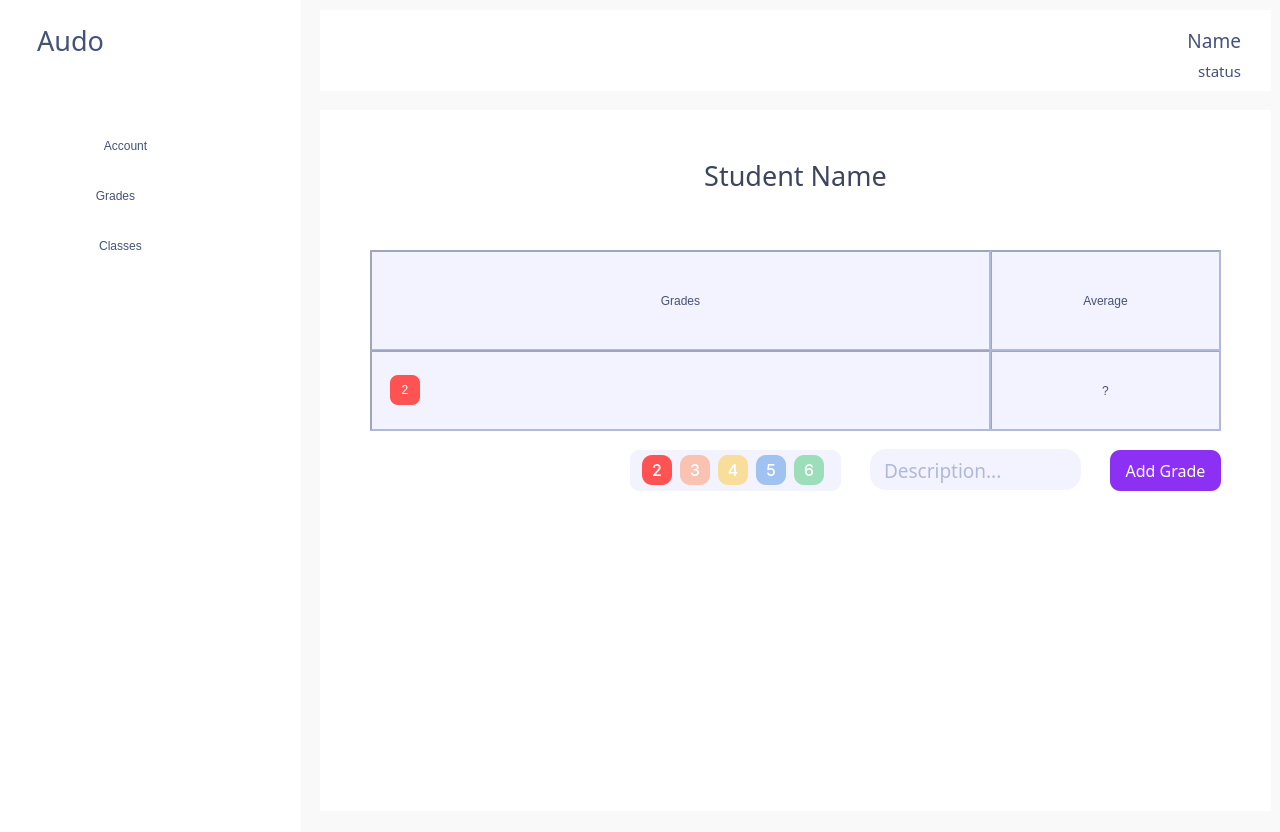
<?xml version="1.0" encoding="UTF-8"?>
<ui version="4.0">
 <class>Grades</class>
 <widget class="QWidget" name="Grades">
  <property name="geometry">
   <rect>
    <x>0</x>
    <y>0</y>
    <width>1280</width>
    <height>832</height>
   </rect>
  </property>
  <property name="minimumSize">
   <size>
    <width>1280</width>
    <height>832</height>
   </size>
  </property>
  <property name="maximumSize">
   <size>
    <width>1280</width>
    <height>832</height>
   </size>
  </property>
  <property name="baseSize">
   <size>
    <width>1280</width>
    <height>832</height>
   </size>
  </property>
  <property name="windowTitle">
   <string>Form</string>
  </property>
  <property name="styleSheet">
   <string notr="true">background-color: #F9F9F9;
</string>
  </property>
  <widget class="QLabel" name="AccountFrame">
   <property name="geometry">
    <rect>
     <x>320</x>
     <y>10</y>
     <width>951</width>
     <height>81</height>
    </rect>
   </property>
   <property name="styleSheet">
    <string notr="true">background-color: #FFFFFF;
box-shadow: 10px 10px 5px 12px black;</string>
   </property>
   <property name="frameShadow">
    <enum>QFrame::Plain</enum>
   </property>
   <property name="text">
    <string/>
   </property>
  </widget>
  <widget class="QLabel" name="Name">
   <property name="geometry">
    <rect>
     <x>1020</x>
     <y>20</y>
     <width>221</width>
     <height>41</height>
    </rect>
   </property>
   <property name="font">
    <font>
     <family>Roboto Serif</family>
     <pointsize>14</pointsize>
    </font>
   </property>
   <property name="styleSheet">
    <string notr="true">background: none;
background-color: rgba(255, 255, 255, 0);
color: #445178;</string>
   </property>
   <property name="text">
    <string>Name</string>
   </property>
   <property name="alignment">
    <set>Qt::AlignRight|Qt::AlignTrailing|Qt::AlignVCenter</set>
   </property>
  </widget>
  <widget class="QLabel" name="GradeFrame">
   <property name="geometry">
    <rect>
     <x>320</x>
     <y>110</y>
     <width>951</width>
     <height>701</height>
    </rect>
   </property>
   <property name="styleSheet">
    <string notr="true">background-color: #FFFFFF;</string>
   </property>
   <property name="text">
    <string/>
   </property>
  </widget>
  <widget class="QLabel" name="StudentName">
   <property name="geometry">
    <rect>
     <x>370</x>
     <y>150</y>
     <width>851</width>
     <height>51</height>
    </rect>
   </property>
   <property name="font">
    <font>
     <family>Roboto Serif</family>
     <pointsize>20</pointsize>
     <italic>false</italic>
     <fontweight>Medium</fontweight>
    </font>
   </property>
   <property name="styleSheet">
    <string notr="true">background: none;
background-color: rgba(255, 255, 255, 0);
color: #3D4460;
font: 500 20pt &quot;Roboto Serif&quot;;</string>
   </property>
   <property name="text">
    <string>Student Name</string>
   </property>
   <property name="alignment">
    <set>Qt::AlignCenter</set>
   </property>
  </widget>
  <widget class="QFrame" name="GradeTable">
   <property name="geometry">
    <rect>
     <x>370</x>
     <y>250</y>
     <width>851</width>
     <height>181</height>
    </rect>
   </property>
   <property name="styleSheet">
    <string notr="true">background-color: #F3F3FF;
border-style: inset;
border-width: 2px;
border-color: rgba(68, 81, 120, 123);</string>
   </property>
   <property name="frameShape">
    <enum>QFrame::NoFrame</enum>
   </property>
   <property name="frameShadow">
    <enum>QFrame::Plain</enum>
   </property>
   <widget class="QFrame" name="AverageFullFrame">
    <property name="geometry">
     <rect>
      <x>620</x>
      <y>0</y>
      <width>231</width>
      <height>181</height>
     </rect>
    </property>
    <property name="styleSheet">
     <string notr="true">background-color: #F3F3FF;
border-style: inset;
border-width: 2px;
border-color: rgba(68, 81, 120, 123);</string>
    </property>
    <property name="frameShape">
     <enum>QFrame::NoFrame</enum>
    </property>
    <property name="frameShadow">
     <enum>QFrame::Plain</enum>
    </property>
    <widget class="QFrame" name="AverageFrame">
     <property name="geometry">
      <rect>
       <x>0</x>
       <y>100</y>
       <width>231</width>
       <height>81</height>
      </rect>
     </property>
     <property name="styleSheet">
      <string notr="true">background-color: #F3F3FF;
border-style: inset;
border-width: 2px;
border-color: rgba(68, 81, 120, 123);</string>
     </property>
     <property name="frameShape">
      <enum>QFrame::NoFrame</enum>
     </property>
     <property name="frameShadow">
      <enum>QFrame::Plain</enum>
     </property>
     <widget class="QLabel" name="AverageGrade">
      <property name="geometry">
       <rect>
        <x>0</x>
        <y>0</y>
        <width>231</width>
        <height>81</height>
       </rect>
      </property>
      <property name="styleSheet">
       <string notr="true">font: 500 16pt &quot;Inter&quot;;
color: #445178;</string>
      </property>
      <property name="text">
       <string>?</string>
      </property>
      <property name="alignment">
       <set>Qt::AlignCenter</set>
      </property>
     </widget>
    </widget>
    <widget class="QLabel" name="Average">
     <property name="geometry">
      <rect>
       <x>0</x>
       <y>0</y>
       <width>231</width>
       <height>101</height>
      </rect>
     </property>
     <property name="styleSheet">
      <string notr="true">color: #445178;
font: 600 16pt &quot;Inter&quot;;</string>
     </property>
     <property name="text">
      <string>Average</string>
     </property>
     <property name="alignment">
      <set>Qt::AlignCenter</set>
     </property>
    </widget>
   </widget>
   <widget class="QLabel" name="GradesLabel">
    <property name="geometry">
     <rect>
      <x>0</x>
      <y>0</y>
      <width>621</width>
      <height>101</height>
     </rect>
    </property>
    <property name="styleSheet">
     <string notr="true">color: #445178;
font: 600 16pt &quot;Inter&quot;;</string>
    </property>
    <property name="text">
     <string>Grades</string>
    </property>
    <property name="alignment">
     <set>Qt::AlignCenter</set>
    </property>
   </widget>
   <widget class="QFrame" name="GradeList">
    <property name="geometry">
     <rect>
      <x>0</x>
      <y>100</y>
      <width>621</width>
      <height>81</height>
     </rect>
    </property>
    <property name="styleSheet">
     <string notr="true">background-color: #F3F3FF;
border-style: inset;
border-width: 2px;
border-color: rgba(68, 81, 120, 123);</string>
    </property>
    <property name="frameShape">
     <enum>QFrame::NoFrame</enum>
    </property>
    <property name="frameShadow">
     <enum>QFrame::Plain</enum>
    </property>
    <widget class="QWidget" name="horizontalLayoutWidget_2">
     <property name="geometry">
      <rect>
       <x>0</x>
       <y>0</y>
       <width>621</width>
       <height>81</height>
      </rect>
     </property>
     <layout class="QHBoxLayout" name="GradeLayout">
      <property name="spacing">
       <number>10</number>
      </property>
      <property name="leftMargin">
       <number>20</number>
      </property>
      <property name="rightMargin">
       <number>20</number>
      </property>
      <item>
       <widget class="QLabel" name="Grade1">
        <property name="minimumSize">
         <size>
          <width>30</width>
          <height>30</height>
         </size>
        </property>
        <property name="maximumSize">
         <size>
          <width>30</width>
          <height>30</height>
         </size>
        </property>
        <property name="baseSize">
         <size>
          <width>30</width>
          <height>30</height>
         </size>
        </property>
        <property name="styleSheet">
         <string notr="true">color: #FFFFFF;
background-color: rgb(255, 82, 82);
border: none;
border-radius: 8px;
font: 500 12pt &quot;Inter&quot;;</string>
        </property>
        <property name="text">
         <string>2</string>
        </property>
        <property name="alignment">
         <set>Qt::AlignCenter</set>
        </property>
       </widget>
      </item>
      <item>
       <spacer name="GradeSpacer">
        <property name="orientation">
         <enum>Qt::Horizontal</enum>
        </property>
        <property name="sizeHint" stdset="0">
         <size>
          <width>40</width>
          <height>20</height>
         </size>
        </property>
       </spacer>
      </item>
     </layout>
    </widget>
   </widget>
  </widget>
  <widget class="QFrame" name="AddGradesFrame">
   <property name="geometry">
    <rect>
     <x>630</x>
     <y>450</y>
     <width>211</width>
     <height>41</height>
    </rect>
   </property>
   <property name="styleSheet">
    <string notr="true">background-color: #F3F3FF;
border-radius: 10px;</string>
   </property>
   <property name="frameShape">
    <enum>QFrame::NoFrame</enum>
   </property>
   <property name="frameShadow">
    <enum>QFrame::Plain</enum>
   </property>
   <property name="lineWidth">
    <number>0</number>
   </property>
   <widget class="QWidget" name="horizontalLayoutWidget">
    <property name="geometry">
     <rect>
      <x>0</x>
      <y>0</y>
      <width>211</width>
      <height>41</height>
     </rect>
    </property>
    <layout class="QHBoxLayout" name="AddGradesLayout">
     <property name="leftMargin">
      <number>10</number>
     </property>
     <property name="rightMargin">
      <number>10</number>
     </property>
     <item>
      <widget class="QPushButton" name="Add2">
       <property name="minimumSize">
        <size>
         <width>30</width>
         <height>30</height>
        </size>
       </property>
       <property name="maximumSize">
        <size>
         <width>30</width>
         <height>30</height>
        </size>
       </property>
       <property name="font">
        <font>
         <family>Inter</family>
         <pointsize>12</pointsize>
         <italic>false</italic>
         <fontweight>Medium</fontweight>
        </font>
       </property>
       <property name="styleSheet">
        <string notr="true">color: #FFFFFF;
background-color: rgb(255, 82, 82);
font: 500 12pt &quot;Inter&quot;;</string>
       </property>
       <property name="text">
        <string>2</string>
       </property>
      </widget>
     </item>
     <item>
      <widget class="QPushButton" name="Add6">
       <property name="minimumSize">
        <size>
         <width>30</width>
         <height>30</height>
        </size>
       </property>
       <property name="maximumSize">
        <size>
         <width>30</width>
         <height>30</height>
        </size>
       </property>
       <property name="font">
        <font>
         <family>Inter</family>
         <pointsize>12</pointsize>
         <italic>false</italic>
         <fontweight>Medium</fontweight>
        </font>
       </property>
       <property name="styleSheet">
        <string notr="true">color: #FFFFFF;
background-color: rgba(255, 141, 93, 123);
font: 500 12pt &quot;Inter&quot;;</string>
       </property>
       <property name="text">
        <string>3</string>
       </property>
      </widget>
     </item>
     <item>
      <widget class="QPushButton" name="Add5">
       <property name="minimumSize">
        <size>
         <width>30</width>
         <height>30</height>
        </size>
       </property>
       <property name="maximumSize">
        <size>
         <width>30</width>
         <height>30</height>
        </size>
       </property>
       <property name="font">
        <font>
         <family>Inter</family>
         <pointsize>12</pointsize>
         <italic>false</italic>
         <fontweight>Medium</fontweight>
        </font>
       </property>
       <property name="styleSheet">
        <string notr="true">color: #FFFFFF;
background-color: rgba(255, 197, 48, 123);
font: 500 12pt &quot;Inter&quot;;</string>
       </property>
       <property name="text">
        <string>4</string>
       </property>
      </widget>
     </item>
     <item>
      <widget class="QPushButton" name="Add4">
       <property name="minimumSize">
        <size>
         <width>30</width>
         <height>30</height>
        </size>
       </property>
       <property name="maximumSize">
        <size>
         <width>30</width>
         <height>30</height>
        </size>
       </property>
       <property name="font">
        <font>
         <family>Inter</family>
         <pointsize>12</pointsize>
         <italic>false</italic>
         <fontweight>Medium</fontweight>
        </font>
       </property>
       <property name="styleSheet">
        <string notr="true">color: #FFFFFF;
background-color: rgba(70, 142, 227, 123);
font: 500 12pt &quot;Inter&quot;;</string>
       </property>
       <property name="text">
        <string>5</string>
       </property>
      </widget>
     </item>
     <item>
      <widget class="QPushButton" name="Add3">
       <property name="minimumSize">
        <size>
         <width>30</width>
         <height>30</height>
        </size>
       </property>
       <property name="maximumSize">
        <size>
         <width>30</width>
         <height>30</height>
        </size>
       </property>
       <property name="font">
        <font>
         <family>Inter</family>
         <pointsize>12</pointsize>
         <italic>false</italic>
         <fontweight>Medium</fontweight>
        </font>
       </property>
       <property name="styleSheet">
        <string notr="true">color: #FFFFFF;
background-color: rgba(63, 198, 109, 123);
font: 500 12pt &quot;Inter&quot;;</string>
       </property>
       <property name="text">
        <string>6</string>
       </property>
      </widget>
     </item>
    </layout>
   </widget>
  </widget>
  <widget class="QTextEdit" name="Description">
   <property name="geometry">
    <rect>
     <x>880</x>
     <y>453</y>
     <width>191</width>
     <height>41</height>
    </rect>
   </property>
   <property name="font">
    <font>
     <family>Roboto Serif Medium</family>
     <pointsize>14</pointsize>
     <italic>false</italic>
     <fontweight>Medium</fontweight>
    </font>
   </property>
   <property name="autoFillBackground">
    <bool>false</bool>
   </property>
   <property name="styleSheet">
    <string notr="true">background: none;
background-color: rgba(255, 255, 255, 0);
border: none;
color: rgba(107, 125, 179, 255);
font: 500 14pt &quot;Roboto Serif Medium&quot;;</string>
   </property>
   <property name="placeholderText">
    <string>Description...</string>
   </property>
  </widget>
  <widget class="QLabel" name="DescriptionFrame">
   <property name="geometry">
    <rect>
     <x>870</x>
     <y>449</y>
     <width>211</width>
     <height>41</height>
    </rect>
   </property>
   <property name="styleSheet">
    <string notr="true">background-color: #F3F3FF;
border-radius: 16px;</string>
   </property>
   <property name="text">
    <string/>
   </property>
  </widget>
  <widget class="QPushButton" name="AddGradeButton">
   <property name="geometry">
    <rect>
     <x>1110</x>
     <y>450</y>
     <width>111</width>
     <height>41</height>
    </rect>
   </property>
   <property name="font">
    <font>
     <family>Roboto Serif SemiBold</family>
     <pointsize>12</pointsize>
     <italic>false</italic>
     <kerning>true</kerning>
     <fontweight>DemiBold</fontweight>
    </font>
   </property>
   <property name="cursor">
    <cursorShape>PointingHandCursor</cursorShape>
   </property>
   <property name="mouseTracking">
    <bool>true</bool>
   </property>
   <property name="autoFillBackground">
    <bool>false</bool>
   </property>
   <property name="styleSheet">
    <string notr="true">QPushButton {
font: 600 12pt &quot;Roboto Serif SemiBold&quot;;
background-color: #8C31F4;
border-radius: 10px;
color:#ffffff;
}
QPushButton:hover {
font: 600 12pt &quot;Roboto Serif SemiBold&quot;;
background-color: #6319B7;
border-radius: 10px;
color:#ffffff;
 }

</string>
   </property>
   <property name="text">
    <string>Add Grade</string>
   </property>
   <property name="default">
    <bool>false</bool>
   </property>
   <property name="flat">
    <bool>true</bool>
   </property>
  </widget>
  <widget class="QPushButton" name="pushButton">
   <property name="geometry">
    <rect>
     <x>40</x>
     <y>150</y>
     <width>51</width>
     <height>61</height>
    </rect>
   </property>
   <property name="styleSheet">
    <string notr="true">background-color: rgba(255, 255, 255, 0);</string>
   </property>
   <property name="text">
    <string/>
   </property>
   <property name="icon">
    <iconset resource="assets.qrc">
     <normaloff>:/icons/assets/icons/back-arrow.png</normaloff>:/icons/assets/icons/back-arrow.png</iconset>
   </property>
   <property name="iconSize">
    <size>
     <width>48</width>
     <height>48</height>
    </size>
   </property>
  </widget>
  <widget class="QLabel" name="Status">
   <property name="geometry">
    <rect>
     <x>1020</x>
     <y>50</y>
     <width>221</width>
     <height>41</height>
    </rect>
   </property>
   <property name="font">
    <font>
     <family>Roboto Serif</family>
     <pointsize>11</pointsize>
    </font>
   </property>
   <property name="styleSheet">
    <string notr="true">background: none;
background-color: rgba(255, 255, 255, 0);
color: #445178;</string>
   </property>
   <property name="text">
    <string>status</string>
   </property>
   <property name="alignment">
    <set>Qt::AlignRight|Qt::AlignTrailing|Qt::AlignVCenter</set>
   </property>
  </widget>
  <widget class="QLabel" name="SignInLabel_2">
   <property name="geometry">
    <rect>
     <x>30</x>
     <y>20</y>
     <width>81</width>
     <height>41</height>
    </rect>
   </property>
   <property name="font">
    <font>
     <family>Roboto Serif Medium</family>
     <pointsize>20</pointsize>
     <italic>false</italic>
     <fontweight>DemiBold</fontweight>
    </font>
   </property>
   <property name="autoFillBackground">
    <bool>false</bool>
   </property>
   <property name="styleSheet">
    <string notr="true">background-color: rgba(255, 255, 255, 0);
color: rgb(68, 81, 120);
font: 600 20pt &quot;Roboto Serif Medium&quot;;</string>
   </property>
   <property name="text">
    <string>Audo</string>
   </property>
   <property name="scaledContents">
    <bool>false</bool>
   </property>
   <property name="alignment">
    <set>Qt::AlignCenter</set>
   </property>
  </widget>
  <widget class="QLabel" name="Frame_3">
   <property name="geometry">
    <rect>
     <x>-10</x>
     <y>-10</y>
     <width>311</width>
     <height>851</height>
    </rect>
   </property>
   <property name="styleSheet">
    <string notr="true">QFrame {
    background-color: #ffffff; 
}</string>
   </property>
   <property name="text">
    <string/>
   </property>
  </widget>
  <widget class="QPushButton" name="SignOut_2">
   <property name="geometry">
    <rect>
     <x>70</x>
     <y>120</y>
     <width>111</width>
     <height>51</height>
    </rect>
   </property>
   <property name="cursor">
    <cursorShape>PointingHandCursor</cursorShape>
   </property>
   <property name="autoFillBackground">
    <bool>false</bool>
   </property>
   <property name="styleSheet">
    <string notr="true">QPushButton {
font: 600 16pt &quot;Roboto Serif SemiBold&quot;;
background:none;
border-radius: 10px;
color: rgb(68, 81, 120);
}
QPushButton:hover {
font: bold 16pt &quot;Roboto Serif SemiBold&quot;;
border-radius: 10px;
color: rgb(68, 81, 120);
 }

</string>
   </property>
   <property name="text">
    <string>Account</string>
   </property>
   <property name="flat">
    <bool>true</bool>
   </property>
  </widget>
  <widget class="QLabel" name="Background_2">
   <property name="geometry">
    <rect>
     <x>30</x>
     <y>180</y>
     <width>31</width>
     <height>31</height>
    </rect>
   </property>
   <property name="autoFillBackground">
    <bool>false</bool>
   </property>
   <property name="styleSheet">
    <string notr="true">background:none;</string>
   </property>
   <property name="text">
    <string/>
   </property>
   <property name="pixmap">
    <pixmap resource="assets.qrc">:/icons/assets/icons/grades-icon.png</pixmap>
   </property>
   <property name="alignment">
    <set>Qt::AlignCenter</set>
   </property>
  </widget>
  <widget class="QPushButton" name="SignOut_3">
   <property name="geometry">
    <rect>
     <x>70</x>
     <y>170</y>
     <width>91</width>
     <height>51</height>
    </rect>
   </property>
   <property name="cursor">
    <cursorShape>PointingHandCursor</cursorShape>
   </property>
   <property name="autoFillBackground">
    <bool>false</bool>
   </property>
   <property name="styleSheet">
    <string notr="true">QPushButton {
font: 600 16pt &quot;Roboto Serif SemiBold&quot;;
background:none;
border-radius: 10px;
color: rgb(68, 81, 120);
}
QPushButton:hover {
font: bold 16pt &quot;Roboto Serif SemiBold&quot;;
border-radius: 10px;
color: rgb(68, 81, 120);
 }

</string>
   </property>
   <property name="text">
    <string>Grades</string>
   </property>
   <property name="flat">
    <bool>true</bool>
   </property>
  </widget>
  <widget class="QLabel" name="Background_3">
   <property name="geometry">
    <rect>
     <x>30</x>
     <y>230</y>
     <width>31</width>
     <height>31</height>
    </rect>
   </property>
   <property name="autoFillBackground">
    <bool>false</bool>
   </property>
   <property name="styleSheet">
    <string notr="true">background:none;</string>
   </property>
   <property name="text">
    <string/>
   </property>
   <property name="pixmap">
    <pixmap resource="assets.qrc">:/icons/assets/icons/classes-icon.png</pixmap>
   </property>
   <property name="alignment">
    <set>Qt::AlignCenter</set>
   </property>
  </widget>
  <widget class="QPushButton" name="SignOut_4">
   <property name="geometry">
    <rect>
     <x>70</x>
     <y>220</y>
     <width>101</width>
     <height>51</height>
    </rect>
   </property>
   <property name="cursor">
    <cursorShape>PointingHandCursor</cursorShape>
   </property>
   <property name="autoFillBackground">
    <bool>false</bool>
   </property>
   <property name="styleSheet">
    <string notr="true">QPushButton {
font: 600 16pt &quot;Roboto Serif SemiBold&quot;;
background:none;
border-radius: 10px;
color: rgb(68, 81, 120);
}
QPushButton:hover {
font: bold 16pt &quot;Roboto Serif SemiBold&quot;;
border-radius: 10px;
color: rgb(68, 81, 120);
 }

</string>
   </property>
   <property name="text">
    <string>Classes</string>
   </property>
   <property name="flat">
    <bool>true</bool>
   </property>
  </widget>
  <widget class="QLabel" name="Background">
   <property name="geometry">
    <rect>
     <x>30</x>
     <y>130</y>
     <width>31</width>
     <height>31</height>
    </rect>
   </property>
   <property name="autoFillBackground">
    <bool>false</bool>
   </property>
   <property name="styleSheet">
    <string notr="true">background:none;</string>
   </property>
   <property name="text">
    <string/>
   </property>
   <property name="pixmap">
    <pixmap resource="assets.qrc">:/icons/assets/icons/account-icon.png</pixmap>
   </property>
   <property name="alignment">
    <set>Qt::AlignCenter</set>
   </property>
  </widget>
  <zorder>AccountFrame</zorder>
  <zorder>Name</zorder>
  <zorder>GradeFrame</zorder>
  <zorder>GradeTable</zorder>
  <zorder>StudentName</zorder>
  <zorder>AddGradesFrame</zorder>
  <zorder>DescriptionFrame</zorder>
  <zorder>Description</zorder>
  <zorder>AddGradeButton</zorder>
  <zorder>pushButton</zorder>
  <zorder>Status</zorder>
  <zorder>Frame_3</zorder>
  <zorder>SignInLabel_2</zorder>
  <zorder>SignOut_2</zorder>
  <zorder>Background_2</zorder>
  <zorder>SignOut_3</zorder>
  <zorder>Background_3</zorder>
  <zorder>SignOut_4</zorder>
  <zorder>Background</zorder>
 </widget>
 <resources>
  <include location="assets.qrc"/>
 </resources>
 <connections/>
</ui>
